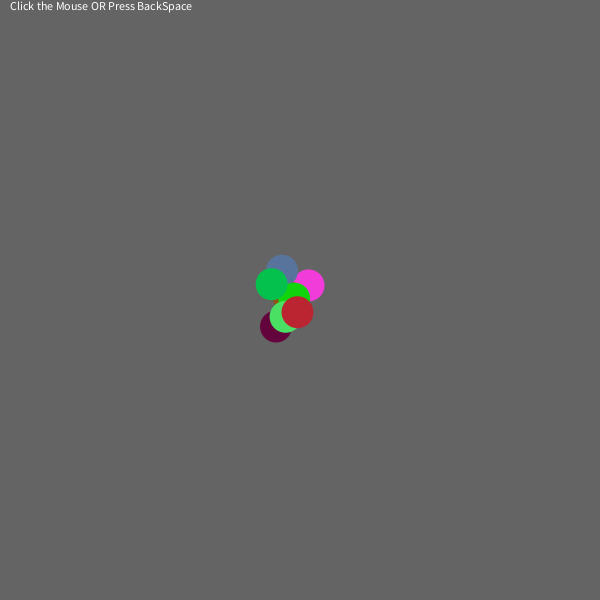
Frame 1 (no input)
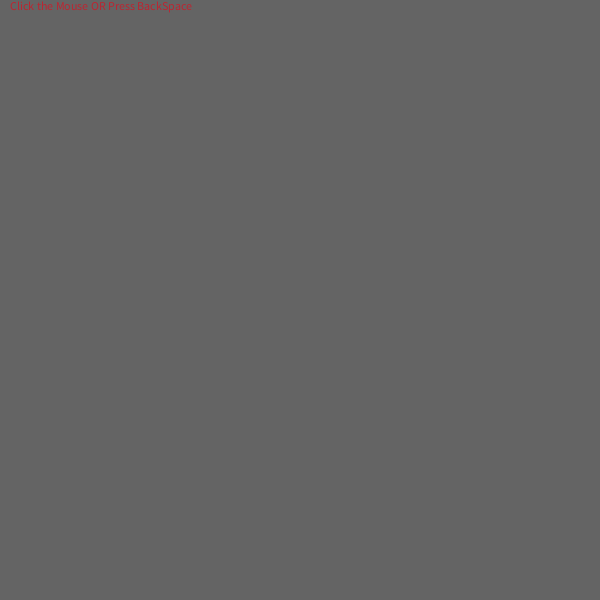
Frame 60 (the mouse pressed at the canvas centre just before this capture)
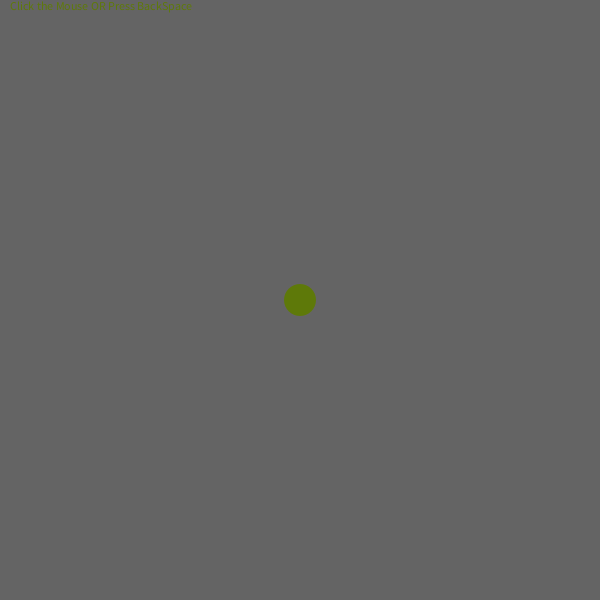
Frame 120 (the mouse held since frame 60 and released just before this capture)

The Processing sketch that drew these frames (run headless with seeded random() and noise(); from frame 60 on, the mouse is pressed at the canvas centre):

// Processing sketch: Nature_Dynamic_Mover_Allocation
// ── Nature_Dynamic_Mover_Allocation.pde
/* * * * * * GLOBALS * * * * */

float width = 600;
float height = 600;

/* * * * * * * * * * * * * * */


class SnakeMover extends BasicMover {
  SnakeMover() {
    
  }
  
}


/* * * * * * * * * * * * * * * * * * * * * * * * * * * * */
/* * * * * * * * * * Setup & Draw  * * * * * * * * * * * */
/* * * * * * * * * * * * * * * * * * * * * * * * * * * * */







ArrayList<BasicMover> flys = new ArrayList<BasicMover>();

int flyStartCount = 8;

void setup() {
  size(600,600);
  background(240);
  
  

  for (int i = 0; i < flyStartCount; i++) {
    addNewFly();
  }
  
  
}

void addNewFly() {
  float step = 30;
  float nx = random(width/2 - step, width/2 + step);
  float ny = random(height/2 - step, height/2 + step);
  flys.add(new MouseMover(nx, ny) ); 
}

void addNewFlyAt() {
  float nx = mouseX;
  float ny = mouseY;
  flys.add(new MouseMover(nx, ny) ); 
}

void keyPressed() {
  if (keyCode == UP) {
    //vroom.gasPedal();
  } else if (keyCode == DOWN) {
    //vroom.breakPedal();
  }
  
  if (keyCode == BACKSPACE) {
    if (flys.size() > 0) {
      flys.remove(0);
    }
  }
  
  if (keyCode == ENTER) {
    int currentFly= flys.size();
    flys.add(new BasicMover()); 
    flys.get(currentFly).randVelocity();
    
  }
}
void keyReleased() {
  //vroom.releasePedal();
}







void mousePressed() {
 addNewFlyAt();
}

void draw() {
  background(100);
  
  text("Click the Mouse OR Press BackSpace",10,10);
  //fly.checkEdges();
  int flyCount = flys.size();
  for (int i = 0; i < flyCount; i ++ ) {
    flys.get(i).update();
    flys.get(i).draw(); 
  }

  
} 
// ── BasicMover.pde
class BasicMover {
  
  PVector location;
  PVector velocity;
  PVector acceleration;
  
  float topSpeed = 12;
  float radius = 16;
  float diameter = 32;
  color c;
  
  BasicMover() {
    location = new PVector(width/2, height/2);
    
    velocity = new PVector(0,0);
    acceleration = new PVector(0,0);
    randomizeCol();
  }
  
  void setAcceleration(PVector ac) {
    acceleration = ac;
  }
  
  void setLocation(PVector loc) {
    location = loc; 
  }
  
  void randVelocity() {
    velocity = new PVector(random(-3,3),random(-3,3));
  }

  void update() {
    velocity.add(acceleration);
    velocity.limit(topSpeed);
    location.add(velocity);
  }
  void draw() {
    noStroke();
    fill(c);
    ellipse(location.x, location.y, diameter, diameter);
    
  }
  void randomizeCol() {
     c =color(random(0,255),random(0,255),random(0,255));
  }
  
  void checkEdges(){
    
    // Collision with Right
    if (location.x + radius > width) {
      location.x = width - radius;
      velocity.x = velocity.x * -1;
    //  acceleration.x = acceleration.x * -1;
      randomizeCol();
    //Collision with Left
    } else if (location.x - radius < 0) {
      location.x = 0 + radius;
      velocity.x = velocity.x * -1;
    //  acceleration.x = acceleration.x * -1;
      randomizeCol();
    }
    
    // Collision with Bottom
    if (location.y + radius > height) {
      location.y = height - radius;
      velocity.y = velocity.y * -1;
     // acceleration.y = acceleration.y * -1;
      randomizeCol();
    // Collision with Top
    } else if (location.y - radius < 0){
      location.y = 0 + radius;
      velocity.y = velocity.y * -1;
    //  acceleration.y = acceleration.y * -1;
      randomizeCol();
    }
  }
}
// ── CarMover.pde
class CarMover extends BasicMover {
  PVector acc;
  PVector decc;
  PVector zero;
  
  CarMover() {
    acc  = new PVector(0,-0.2);
    decc = new PVector(0, 0.2);
    zero = new PVector(0,0);
  }
  
  void gasPedal() {
    acceleration = acc;
  }
  void releasePedal() {
    acceleration = zero;
  }
  void breakPedal() {
    acceleration = decc;
  }
  
  void update() {
    velocity.add(acceleration);
    velocity.limit(topSpeed);
    location.add(velocity);
    //Friction hack
    velocity.mult(0.985);
  }
}
// ── MouseMover.pde
class MouseMover extends BasicMover {
  // accelerates towards mouse
  // PVector[] = dotsArray; // not used
  
  MouseMover(float nx, float ny) {
    PVector loc = new PVector(nx,ny);
    setLocation(loc);
  }
  void update() {
    //calculate new acceleration from location
    // dx = mousex - mover.x;
    // dy = mousey - mover.y;
    
    PVector mouse = new PVector(mouseX, mouseY);
    PVector newAcceleration = PVector.sub(mouse,location);
    newAcceleration.limit(0.3);
    
    velocity.add(newAcceleration);
    velocity.limit(topSpeed);
    location.add(velocity);
    
    //dampen velocity
    velocity.mult(0.999);
  }

}
